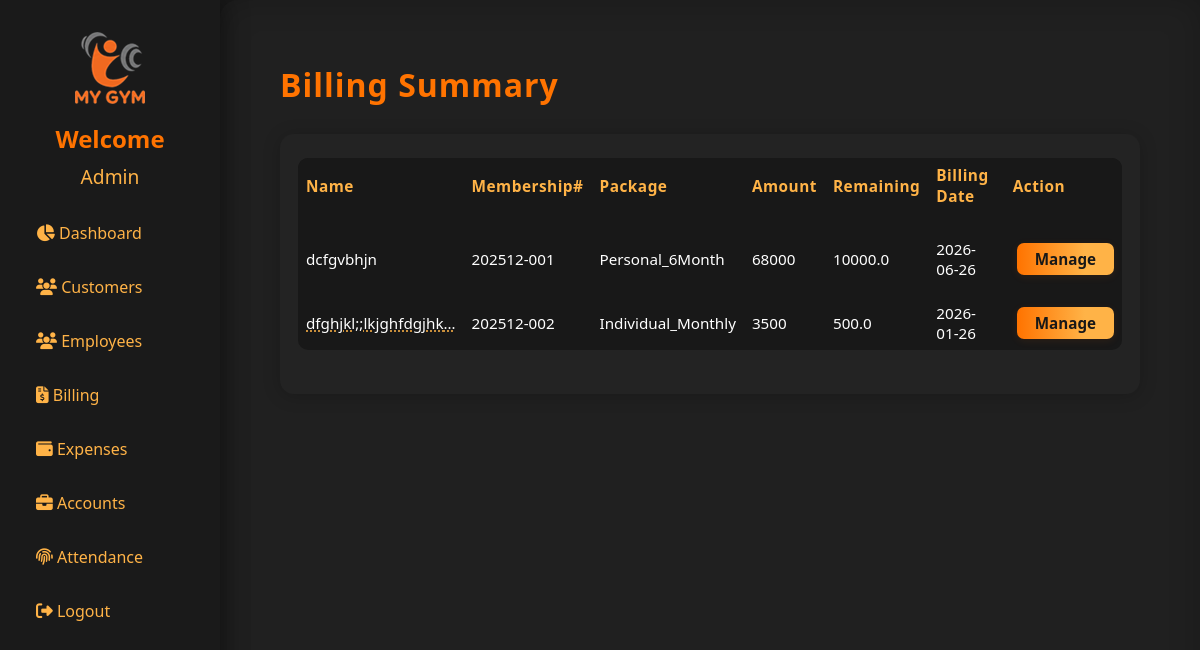
/billing (signed in), run on the app's committed database.
### models.py (models this page shows, shortened)
class User(UserMixin, db.Model):
    id = db.Column(db.Integer, primary_key=True)
    username = db.Column(db.String(80), unique=True, nullable=False)
    password_hash = db.Column(db.String(128))
    thumb_id = db.Column(db.String(100))
    role_id = db.Column(db.String(100))

class Customer(db.Model):
    id = db.Column(db.Integer, primary_key=True)
    membership_no = db.Column(db.String(20), unique=True)
    admission_date = db.Column(db.Date)
    type = db.Column(db.String(32))
    status = db.Column(db.String(20), default="Not Paid")
    billing_date = db.Column(db.Date)
    name = db.Column(db.String(120), nullable=False)
    email = db.Column(db.String(120))
    father_or_husband = db.Column(db.String(120))
    cnic = db.Column(db.String(20))
    gender = db.Column(db.String(20))
    marital_status = db.Column(db.String(20))
    blood_group = db.Column(db.String(10))
    dob = db.Column(db.Date)
    height = db.Column(db.Float)
    weight = db.Column(db.Float)
    waist = db.Column(db.Float)
    profession = db.Column(db.String(120))
    nationality = db.Column(db.String(50))
    address = db.Column(db.String(200))
    phone = db.Column(db.String(30))
    emergency_contact = db.Column(db.String(30))
    package = db.Column(db.String(50))
    personal_training_time = db.Column(db.String(50))
    trainer = db.Column(db.String(50))
    bmi_test = db.Column(db.String(10))  # 'Yes' or 'No'
    bmi_value = db.Column(db.Float)
    illnesses = db.Column(db.String(200))
    illness_other = db.Column(db.String(100))
    join_reasons = db.Column(db.String(200))
    terms_accepted = db.Column(db.Boolean, default=False)
    thumb_id = db.Column(db.String(100))

class Packages(db.Model):
    id = db.Column(db.Integer, primary_key=True)
    package_name = db.Column(db.String(100))
    package_price = db.Column(db.String(100))
    packgae_duration = db.Column(db.String(100))
    registeration_fees = db.Column(db.String(100))

class Billing(db.Model):
    id = db.Column(db.Integer, primary_key=True)
    customer_name = db.Column(db.String(120), nullable=False)
    membership_no = db.Column(db.String(20), nullable=False)
    customer_cnic = db.Column(db.String(20), nullable=False)
    paid_to_be_amount = db.Column(db.Float, nullable=False)
    paid_amount = db.Column(db.Float, nullable=False)
    remaining_amount = db.Column(db.Float, nullable=False)
    payment_collected_by = db.Column(db.String(100), nullable=False)   # Employee name or ID
    payment_date = db.Column(db.DateTime, default=datetime.utcnow, nullable=False)
    payment_method = db.Column(db.String(50), nullable=False)
    transaction_id = db.Column(db.String(50), nullable=True)

### app.py (the view)
@app.route('/billing')
@login_required
def billing():
    if str(current_user.role_id) != '1':
        abort(403)
    billed_cnic = db.session.query(Billing.customer_cnic).distinct()
    billed_membership = db.session.query(Billing.membership_no).distinct()
    customers = Customer.query.filter(
        (Customer.cnic.in_(billed_cnic)) | (Customer.membership_no.in_(billed_membership))
    ).all()
    packages = Packages.query.all()
    packages_dict = {p.package_name: p for p in packages}
    billing_dict = {}
    for c in customers:
        billing = Billing.query.filter_by(customer_cnic=c.cnic).order_by(Billing.payment_date.desc()).first()
        billing_dict[c.cnic] = billing.remaining_amount if billing else 0
    return render_template(
        'billing.html',
        customers=customers,
        packages_dict=packages_dict,
        billing_dict=billing_dict
    )

### app.py (called while the page is built)
@login_manager.user_loader
def load_user(user_id):
    return db.session.get(User, int(user_id))

### templates/billing.html (shortened to what this page needs)
{% extends "base.html" %}
{% block content %}
<h1 style="color:#ff7300; letter-spacing:1px; margin-bottom: 28px;">Billing Summary</h1>
<div class="customers-table-wrap">
    <table class="customers-table">
        <thead>
            <tr>
                <th>Name</th>
                <th>Membership#</th>
                <th>Package</th>
                <th>Amount</th>
                <th>Remaining</th>
                <th>Billing Date</th>
                <th>Action</th>
            </tr>
        </thead>
        <tbody class="customers-table-body">
{% for c in customers %}
<tr {% if loop.first %}style="border-top: 18px solid transparent;"{% endif %}>
    <td>
        {% if c.name and c.name|length > 20 %}
            <span title="{{ c.name }}">{{ c.name[:20] }}&hellip;</span>
        {% else %}
            {{ c.name }}
        {% endif %}
    </td>
    <td>{{ c.membership_no }}</td>
    <td>{{ c.package }}</td>
    <td>
        {% set package_obj = packages_dict.get(c.package) %}
        {{ package_obj.package_price if package_obj else "N/A" }}
    </td>
    <td>
        {{ billing_dict.get(c.cnic, 0) }}
    </td>
    <td>{{ c.billing_date.strftime('%Y-%m-%d') if c.billing_date else 'N/A' }}</td>
    <td>
        <a href="{{ url_for('billing_history', cnic=c.cnic) }}" class="manage-btn">Manage</a>
    </td>
</tr>
{% else %}
<tr>
    <td colspan="7" style="text-align:center; padding:20px;">No billing data found.</td>
</tr>
{% endfor %}
</tbody>
    </table>
</div>
{% endblock %}

### templates/base.html (shortened to what this page needs)
<!DOCTYPE html>
<html lang="en">
<head>
    <link rel="stylesheet" href="{{ url_for('static', filename='style.css') }}">
    <link rel="stylesheet" href="https://cdnjs.cloudflare.com/ajax/libs/font-awesome/6.4.2/css/all.min.css">
</head>
<body>
    {% if not hide_sidebar %}
    <div class="sidebar">
        <img src="{{ url_for('static', filename='logo.png') }}" class="logo-center"/>
        {% if current_user.is_authenticated %}
            <div style="text-align:center; margin-bottom: 2px;">
                <div style="font-size: 1.5em; color: #ff7300; font-weight: 600;">Welcome</div>
                {% if current_user.username|length > 12 %}
                    <div style="font-size: 1.2em; color: #ffb347; margin-top: 8px; word-break: break-word;"
                        title="{{ current_user.username|capitalize }}">
                        {{ current_user.username[:12]|capitalize }}&hellip;
                    </div>
                {% else %}
                    <div style="font-size: 1.2em; color: #ffb347; margin-top: 8px; word-break: break-word;">
                        {{ current_user.username|capitalize }}
                    </div>
                {% endif %}
            </div>
        {% else %}
            <div style="text-align:center; margin-bottom: 24px;">
                <div style="font-size: 1.5em; color: #ff7300; font-weight: 600;">Welcome to My Gym</div>
            </div>
        {% endif %}
        <ul>
            <li><a href="/"><i class="fa fa-chart-pie"></i> Dashboard</a></li>
            <li><a href="/customers"><i class="fa fa-users"></i> Customers</a></li>
            {% if current_user.role_id == '1' %}
                <li>
                    <a href="{{ url_for('employees') }}">
                        <i class="fa fa-users"></i> Employees
                    </a>
                </li>
                {% endif %}
            {% if current_user.role_id == '1' %}
                <li><a href="/billing"><i class="fa fa-file-invoice-dollar"></i> Billing</a></li>
            {% endif %}
            <li><a href="/expenses"><i class="fa fa-wallet"></i> Expenses</a></li>
            {% if current_user.role_id == '1' %}
            <li><a href="/accounts"><i class="fa fa-briefcase"></i> Accounts</a></li>
            {% endif %}
            <li><a href="/attendance"><i class="fa fa-fingerprint"></i> Attendance</a></li>
            <li><a href="/logout"><i class="fa fa-sign-out-alt"></i> Logout</a></li>
        </ul>
    </div>
    {% endif %}
    <div class="main-content{% if hide_sidebar %} no-sidebar{% endif %}">
        {% block content %}{% endblock %}
    </div>
</body>
</html>

### static/style.css (style rules this page uses)
body { margin: 0; font-family: 'Segoe UI', Arial, sans-serif; background: #181818; color: #fff; }
.sidebar { position: fixed; left: 0; top: 0; width: 220px; height: 100%; background: #1a1a1a; padding: 32px 0 0 0; box-shadow: 2px 0 24px #0006; display: flex; flex-direction: column; align-items: center; z-index: 100; }
.logo-center { display: block; margin: 0 auto 18px auto; max-width: 90px; }
.sidebar ul { list-style: none; padding: 0; width: 100%; }
.sidebar ul li { margin: 0; width: 100%; }
.sidebar ul li a { display: block; color: #ffb347; padding: 14px 36px; font-size: 1em; text-decoration: none; border-radius: 0 20px 20px 0; transition: background 0.18s, color 0.18s; margin-bottom: 4px; }
.main-content { margin-left: 220px; padding: 42px 5vw 32px 5vw; min-height: 100vh; background: #202020; box-shadow: 0 0 32px #0003 inset; border-radius: 18px 0 0 0; }
body, .main-content, .login-container { animation: fadein 0.7s; }
.customers-table-wrap { background: #232323; padding: 24px 18px; border-radius: 14px; box-shadow: 0 2px 18px #0003; overflow-x: auto; }
.customers-table { width: 100%; border-collapse: collapse; color: #fff; background: transparent; font-size: 0.97em; }
.customers-table-body { width: 100%; border-collapse: collapse; color: #fff; background: transparent; font-size: 0.99em; }
.customers-table td span[title] { cursor: pointer; text-decoration: underline dotted #ffb347; }
.customers-table th, .customers-table td { padding-top: 12px; padding-bottom: 12px; }
.customers-table { width: 100%; border-collapse: collapse; background: #181818; margin-bottom: 20px; border-radius: 10px; overflow: hidden; }
.customers-table th, .customers-table td { padding: 14px 10px; text-align: center; border-bottom: 1px solid #232323; font-size: 1em; }
.customers-table th { background: #232323; color: #ffb347; font-weight: 600; letter-spacing: 0.5px; border-bottom: 2px solid #ff7300; }
.customers-table tbody tr:last-child td { border-bottom: none; }
.customers-table th, .customers-table td { padding: 14px 18px; text-align: left; }
.customers-table th { background: #181818; color: #ffb347; font-weight: 600; letter-spacing: 0.5px; border-bottom: 2px solid #222; }
.customers-table tr { border-bottom: 1.5px solid #252525; transition: background 0.15s; }
.manage-btn { background: linear-gradient(90deg, #ff7300, #ffb347 70%); color: #181818; border: none; font-size: 1em; font-weight: 600; padding: 6px 18px; border-radius: 7px; cursor: pointer; text-decoration: none; box-shadow: 0 2px 8px rgba(255,115,0,0.09); transition: background 0.15s, color 0.15s; margin-left: 4px; }
.fa { font-size: 1.05em; }
.customers-table th, .customers-table td { padding: 7px 8px; font-size: 0.99em; vertical-align: middle; }

### templates/billing.html (style rules this page uses)
.customers-table tbody tr { border-bottom: 10px solid transparent; }
.customers-table tbody tr:last-child { border-bottom: none; }

### data on the page
User: username "Admin"
Customer: name "dcfgvbhjn", membership_no "202512-001", package "Personal_6Month", get "10000.0", billing_date "2026-06-26"
Packages: package_price "68000"
Customer: name "dfghjkl;;lkjghfdgjhk", membership_no "202512-002", package "Individual_Monthly", get "500.0", billing_date "2026-01-26"
Packages: package_price "3500"
